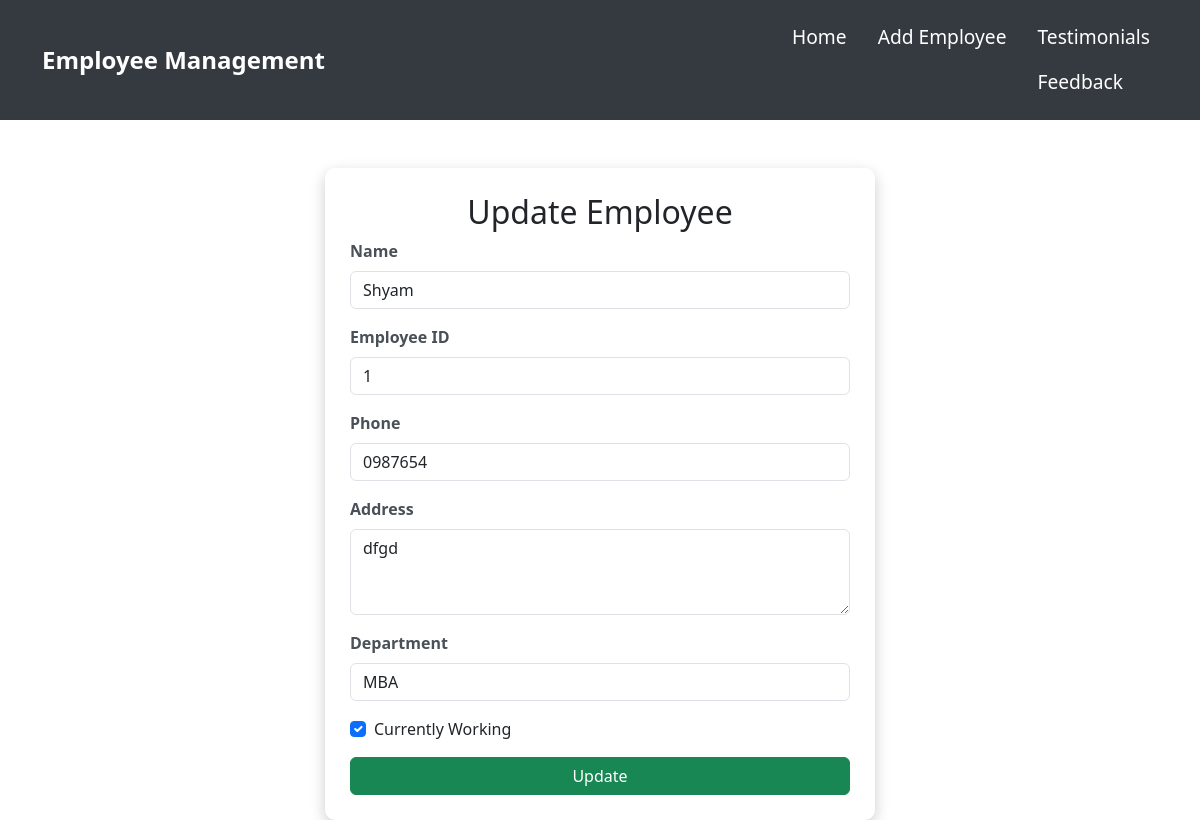
The app's page /emp/update-emp/2/, older data.
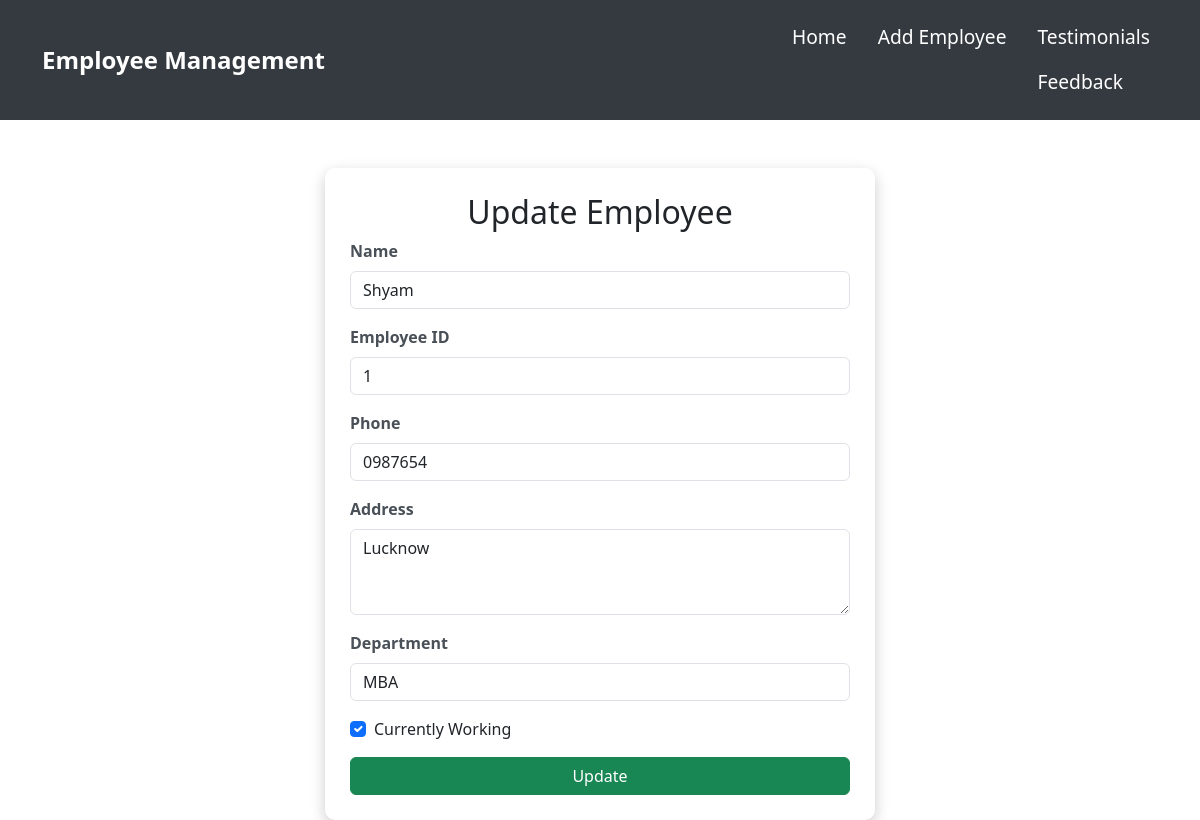
The same page, newer data.
### emp/models.py (models this page shows, shortened)
class Emp(models.Model):
    name=models.CharField(max_length=200)
    emp_id=models.CharField(max_length=200)
    phone=models.CharField(max_length=20)
    address=models.CharField(max_length=200)
    working=models.BooleanField(default=True)
    department=models.CharField(max_length=200)

### emp/views.py (the view, shortened to what this page needs)
# urls.py: path("update-emp/<int:emp_id>/", update_emp, name="update_emp"),
def update_emp(request, emp_id):
    emp = get_object_or_404(Emp, pk=emp_id)
    return render(request, "emp/update_emp.html", {"emp": emp})

### templates/emp/update_emp.html (shortened to what this page needs)
<!DOCTYPE html>
<html lang="en">
<head>
    <link href="https://cdn.jsdelivr.net/npm/bootstrap@5.3.6/dist/css/bootstrap.min.css" rel="stylesheet">
</head>
<body>
    {% include 'emp/navbar.html' %}
    <div class="container mt-5">
        <div class="form-container">
            <h2>Update Employee</h2>
            <form action="{% url 'update_emp' emp.id %}" method="POST">
                <div class="mb-3">
                    <label for="name" class="form-label">Name</label>
                    <input type="text" class="form-control" id="name" name="emp_name" value="{{emp.name}}" required>
                </div>
                <div class="mb-3">
                    <label for="id" class="form-label">Employee ID</label>
                    <input type="text" class="form-control" id="id" name="emp_id" value="{{emp.emp_id}}" required>
                </div>
                <div class="mb-3">
                    <label for="phone" class="form-label">Phone</label>
                    <input type="text" class="form-control" id="phone" name="emp_phone" value="{{emp.phone}}" required>
                </div>
                <div class="mb-3">
                    <label for="address" class="form-label">Address</label>
                    <textarea class="form-control" id="address" name="emp_address" rows="3" required>{{emp.address}}</textarea>
                </div>
                <div class="mb-3">
                    <label for="department" class="form-label">Department</label>
                    <select class="form-control" id="department" name="emp_department" required>
                        <option value="MBA" {% if emp.department == 'MBA' %}selected{% endif %}>MBA</option>
                    </select>
                </div>
                <div class="mb-3 form-check">
                    <input type="checkbox" class="form-check-input" id="working" name="emp_working" {% if emp.working %}checked{% endif %}>
                    <label class="form-check-label" for="working">Currently Working</label>
                </div>
                <button type="submit" class="btn btn-success">Update</button>
            </form>
        </div>
    </div>
</body>
</html>

Row changes from the older to the newer data that the page shows:
changed Emp "Shyam": emp_address "dfgd" → "Lucknow"
